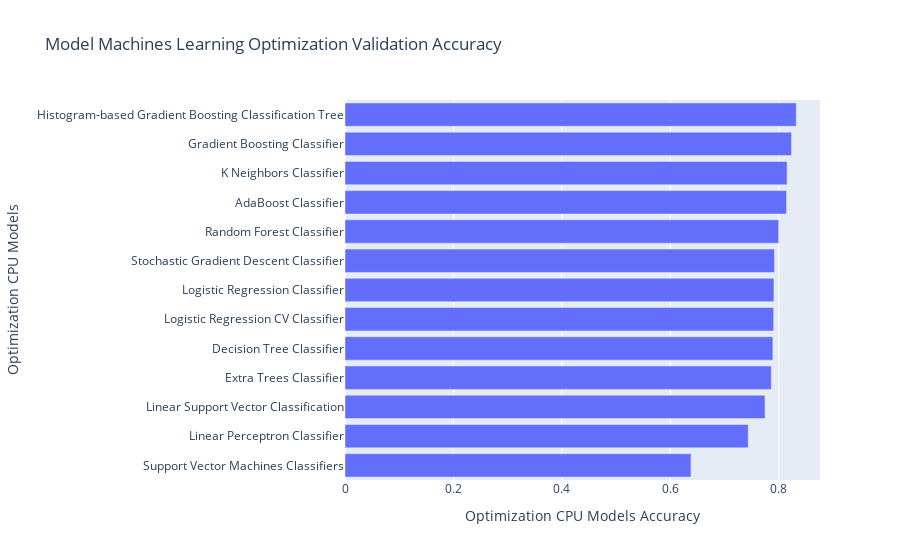

Notebook code for this chart:
### Markdown cell above
### Accuracy Score

### Code cell
# Random Forest Classifier
Valid_accuracy_rf_op_m_1_cpu = accuracy_score(y_test, rf_op_m_1_pred_vaild_cpu)

# Gradient Boosting Classifier
Valid_accuracy_gb_op_m_1_cpu = accuracy_score(y_test, gb_op_m_1_pred_vaild_cpu)

# Histogram-based Gradient Boosting Classification Tree
Valid_accuracy_hgb_op_m_1_cpu = accuracy_score(y_test, hgb_op_m_1_pred_vaild_cpu)

# AdaBoost Classifier
Valid_accuracy_ad_op_m_1_cpu = accuracy_score(y_test, ad_op_m_1_pred_vaild_cpu)

# Extra Trees Classifier
Valid_accuracy_et_op_m_1_cpu = accuracy_score(y_test, et_op_m_1_pred_vaild_cpu)

# K Neighbors Classifier
Valid_accuracy_knn_op_m_1_cpu = accuracy_score(y_test, knn_op_m_1_pred_vaild_cpu)

# Decision Tree Classifier
Valid_accuracy_dt_op_m_1_cpu = accuracy_score(y_test, dt_op_m_1_pred_vaild_cpu)

# Logistic Regression Classifier
Valid_accuracy_lg_op_m_1_cpu = accuracy_score(y_test, lg_op_m_1_pred_vaild_cpu)

# Logistic Regression CV Classifier
Valid_accuracy_lgcv_op_m_1_cpu = accuracy_score(y_test, lgcv_op_m_1_pred_vaild_cpu)

# Stochastic Gradient Descent Classifier
Valid_accuracy_sgdc_op_m_1_cpu = accuracy_score(y_test, sgdc_op_m_1_pred_vaild_cpu)

# Linear Perceptron Classifier
Valid_accuracy_lpc_op_m_1_cpu = accuracy_score(y_test, lpc_op_m_1_pred_vaild_cpu)

# Support Vector Machines Classifiers
Valid_accuracy_svm_op_m_1_cpu = accuracy_score(y_test, svm_op_m_1_pred_vaild_cpu)

# Linear Support Vector Classification
Valid_accuracy_lsvm_op_m_1_cpu = accuracy_score(y_test, lsvm_op_m_1_pred_vaild_cpu)

cpu_ml_op_m_1_valid_compare = pd.DataFrame({"Optimization CPU Models": [
                                "Random Forest Classifier", 
                                "Gradient Boosting Classifier",
                                "Histogram-based Gradient Boosting Classification Tree",
                                "AdaBoost Classifier",
                                "Extra Trees Classifier",
                                "K Neighbors Classifier",
                                "Decision Tree Classifier",
                                "Logistic Regression Classifier",
                                "Logistic Regression CV Classifier",
                                "Stochastic Gradient Descent Classifier",
                                "Linear Perceptron Classifier",
                                "Support Vector Machines Classifiers",
                                "Linear Support Vector Classification",
                                ],

                "Optimization CPU Models Accuracy": [
                                Valid_accuracy_rf_op_m_1_cpu, 
                                Valid_accuracy_gb_op_m_1_cpu,
                                Valid_accuracy_hgb_op_m_1_cpu,
                                Valid_accuracy_ad_op_m_1_cpu,
                                Valid_accuracy_et_op_m_1_cpu,
                                Valid_accuracy_knn_op_m_1_cpu,
                                Valid_accuracy_dt_op_m_1_cpu,
                                Valid_accuracy_lg_op_m_1_cpu,
                                Valid_accuracy_lgcv_op_m_1_cpu,
                                Valid_accuracy_sgdc_op_m_1_cpu,
                                Valid_accuracy_lpc_op_m_1_cpu,
                                Valid_accuracy_svm_op_m_1_cpu,
                                Valid_accuracy_lsvm_op_m_1_cpu,
                                ],
                        })        
print(tabulate(cpu_ml_op_m_1_valid_compare.sort_values(by="Optimization CPU Models Accuracy", ascending=False), headers = 'keys', tablefmt = 'psql'))
fig = px.bar(cpu_ml_op_m_1_valid_compare.sort_values(by="Optimization CPU Models Accuracy", ascending=True), x = "Optimization CPU Models Accuracy", y = "Optimization CPU Models", title = "Model Machines Learning Optimization Validation Accuracy")
fig.show()

### Figure 1 — Plotly figure (JSON) as saved in the notebook; plotly's stock layout.template omitted (floating-point values rounded to 4 significant figures)
{"data": [{"alignmentgroup": "True", "hovertemplate": "Optimization CPU Models Accuracy=%{x}<br>Optimization CPU Models=%{y}<extra></extra>", "legendgroup": "", "marker": {"color": "#636efa", "pattern": {"shape": ""}}, "name": "", "offsetgroup": "", "orientation": "h", "showlegend": false, "textposition": "auto", "type": "bar", "x": [0.6379, 0.7435, 0.7744, 0.7861, 0.789, 0.7904, 0.7909, 0.7919, 0.7996, 0.8141, 0.8151, 0.8233, 0.832], "xaxis": "x", "y": ["Support Vector Machines Classifiers", "Linear Perceptron Classifier", "Linear Support Vector Classification", "Extra Trees Classifier", "Decision Tree Classifier", "Logistic Regression CV Classifier", "Logistic Regression Classifier", "Stochastic Gradient Descent Classifier", "Random Forest Classifier", "AdaBoost Classifier", "K Neighbors Classifier", "Gradient Boosting Classifier", "Histogram-based Gradient Boosting Classification Tree"], "yaxis": "y"}], "layout": {"barmode": "relative", "legend": {"tracegroupgap": 0}, "title": {"text": "Model Machines Learning Optimization Validation Accuracy"}, "xaxis": {"anchor": "y", "domain": [0, 1], "title": {"text": "Optimization CPU Models Accuracy"}}, "yaxis": {"anchor": "x", "domain": [0, 1], "title": {"text": "Optimization CPU Models"}}}}
